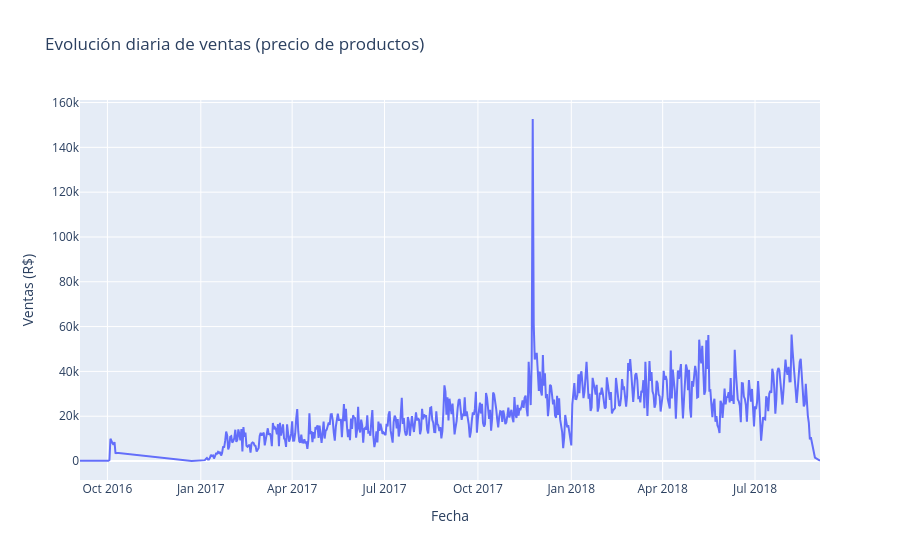
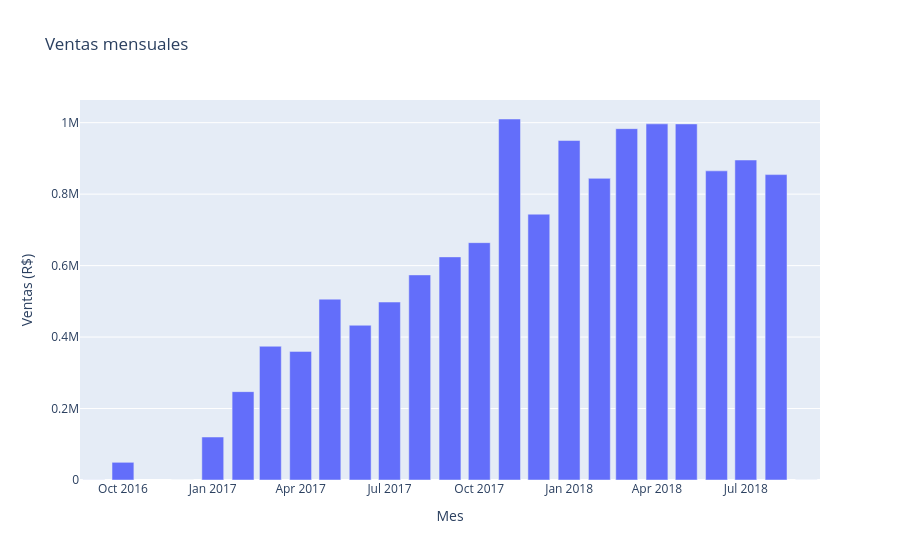

Write notebook code for charts like these, in order.
### Code cell
# Ventas diarias (precio + flete? o solo precio? Usamos price)
daily_sales = df_full.groupby(df_full['order_purchase_timestamp'].dt.date)['price'].sum().reset_index()
daily_sales.columns = ['date', 'sales']

fig = px.line(daily_sales, x='date', y='sales', 
              title='Evolución diaria de ventas (precio de productos)',
              labels={'date': 'Fecha', 'sales': 'Ventas (R$)'})
fig.update_layout(xaxis_title='Fecha', yaxis_title='Ventas (R$)')
fig.show()

# Mensual
monthly_sales = df_full.groupby('year_month')['price'].sum().reset_index()
monthly_sales['year_month_str'] = monthly_sales['year_month'].astype(str)

fig2 = px.bar(monthly_sales, x='year_month_str', y='price',
              title='Ventas mensuales',
              labels={'year_month_str': 'Mes', 'price': 'Ventas (R$)'})
fig2.show()

### Figure 1 — Plotly figure (JSON) as saved in the notebook; plotly's stock layout.template omitted (floating-point values rounded to 4 significant figures; data arrays with more than 128 entries replaced by an {"elided": "..."} marker saying what was removed)
{"data": [{"hovertemplate": "Fecha=%{x}<br>Ventas (R$)=%{y}<extra></extra>", "legendgroup": "", "line": {"color": "#636efa", "dash": "solid"}, "marker": {"symbol": "circle"}, "mode": "lines", "name": "", "orientation": "v", "showlegend": false, "type": "scatter", "x": {"elided": "616 str values"}, "xaxis": "x", "y": {"elided": "616 float values"}, "yaxis": "y"}], "layout": {"legend": {"tracegroupgap": 0}, "title": {"text": "Evolución diaria de ventas (precio de productos)"}, "xaxis": {"anchor": "y", "domain": [0, 1], "title": {"text": "Fecha"}}, "yaxis": {"anchor": "x", "domain": [0, 1], "title": {"text": "Ventas (R$)"}}}}

### Figure 2 — Plotly figure (JSON) as saved in the notebook; plotly's stock layout.template omitted (floating-point values rounded to 4 significant figures)
{"data": [{"hovertemplate": "Mes=%{x}<br>Ventas (R$)=%{y}<extra></extra>", "legendgroup": "", "marker": {"color": "#636efa", "pattern": {"shape": ""}}, "name": "", "orientation": "v", "showlegend": false, "textposition": "auto", "type": "bar", "x": ["2016-09", "2016-10", "2016-12", "2017-01", "2017-02", "2017-03", "2017-04", "2017-05", "2017-06", "2017-07", "2017-08", "2017-09", "2017-10", "2017-11", "2017-12", "2018-01", "2018-02", "2018-03", "2018-04", "2018-05", "2018-06", "2018-07", "2018-08", "2018-09"], "xaxis": "x", "y": [267.4, 49510.0, 10.9, 120300.0, 247300.0, 374300.0, 359900.0, 506100.0, 433000.0, 498000.0, 574000.0, 624400.0, 664200.0, 1010000.0, 743900.0, 950000.0, 844200.0, 983200.0, 996600.0, 996500.0, 865100.0, 895500.0, 854700.0, 145.0], "yaxis": "y"}], "layout": {"barmode": "relative", "legend": {"tracegroupgap": 0}, "title": {"text": "Ventas mensuales"}, "xaxis": {"anchor": "y", "domain": [0, 1], "title": {"text": "Mes"}}, "yaxis": {"anchor": "x", "domain": [0, 1], "title": {"text": "Ventas (R$)"}}}}
